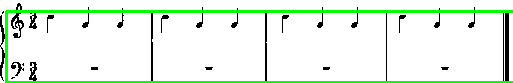
#> input picture bar_line_images/bar_bounding_boxes.png, 513 x 83 px
$ python -i bar_lines_detection.py   (imports and definitions only)
#> lines starting #> are read from the running program, lines starting #| are printed output that depends on the picture; after the words box and inside, x2 and y2 are one past the last pixel; in counts of white or black regions, pixels touching at a corner belong together
import os
import numpy as np
import cv2
from PIL import Image


def bar_detect(processed_image_path, min_bar_height=20):
#> called with min_bar_height = 20
    print(f"Loading processed image from: {processed_image_path}")

    try:
        # Load the processed image
        processed_img = Image.open(processed_image_path).convert('L')  # Convert to grayscale
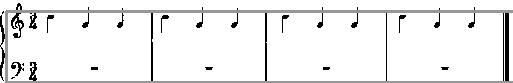
#> processed_img: PIL image 513x83 L; min 0, max 255, mean 237.5
        processed_img_array = np.array(processed_img)
    except Exception as e:
        print(f"Error loading image: {e}")
        return None

    # Create the output folder if it doesn't exist
    output_folder = 'bar_line_images'
    if not os.path.exists(output_folder):
        os.makedirs(output_folder)

    # Convert the grayscale image to a binary image using a threshold
    _, binary_img = cv2.threshold(processed_img_array, 127, 255, cv2.THRESH_BINARY_INV)
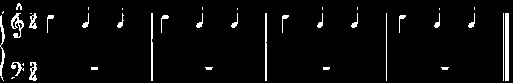
#> binary_img: shape (83, 513); 4.2% white; 39 white regions (12 under 20 px), largest, box (x1, y1, x2, y2) and area: (505, 13, 509, 81) 272, (0, 15, 5, 81) 142, (11, 13, 24, 38) 138

    # Use morphological operations to enhance vertical lines
    vertical_kernel = cv2.getStructuringElement(cv2.MORPH_RECT, (1, 50))  # Kernel for vertical lines
    vertical_lines = cv2.morphologyEx(binary_img, cv2.MORPH_OPEN, vertical_kernel, iterations=1)
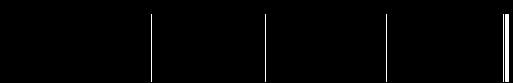
#> vertical_lines: shape (83, 513); 1.3% white; 5 white regions

    # Find contours of the vertical lines
    contours, _ = cv2.findContours(vertical_lines, cv2.RETR_EXTERNAL, cv2.CHAIN_APPROX_SIMPLE)
#> contours = 5 contours, 4 with area under 20; largest, box (x1, y1, x2, y2) and area: (505, 14, 509, 82) 201

    # Create a copy of the original image to draw on
    output_img = cv2.cvtColor(processed_img_array, cv2.COLOR_GRAY2BGR)

    # Store bars grouped by rows
    bar_rows = {}

    for contour in contours:
        x, y, w, h = cv2.boundingRect(contour)

        if h >= min_bar_height:  # Only consider bars taller than min_bar_height
            # Assign bars to row groups based on y-coordinates
            row_key = y // 20  # Grouping bars based on their vertical position
            if row_key not in bar_rows:
                bar_rows[row_key] = []
            bar_rows[row_key].append((x, y, w, h))
#> this loop made 5 passes
#> (contour, x, w) on passes 1 to 5: ([[505, 14], [505, 81], [508, 81], [508, 14]], 505, 4), ([[503, 14], [503, 81]], 503, 1), ([[386, 14], [386, 81]], 386, 1), ([[265, 14], [265, 81]], 265, 1), ([[151, 14], [151, 81]], 151, 1)
#> after the loop, bar_rows = {0: [(505, 14, 4, 68), (503, 14, 1, 68), (386, 14, 1, 68), (265, 14, 1, 68), (151, 14, 1, 68)]}

    # Iterate through each row and find the first and last bar
    for row_key, bars in bar_rows.items():
        bars.sort(key=lambda b: b[0])  # Sort bars by x-coordinates

        if len(bars) >= 2:  # Need at least two bars to form a bounding box
            first_bar = bars[0]
            last_bar = bars[-1]

            # Get bounding box coordinates
            x1, y1, _, h1 = first_bar
            x2, y2, _, h2 = last_bar

            # Create a bounding box from first to last bar
            cv2.rectangle(output_img, (x1, y1), (x2 + 10, max(y1 + h1, y2 + h2)), (0, 255, 0), 2)
#> this loop made 1 pass
#> (row_key, first_bar, last_bar, x1, y1, h1, x2, y2) on pass 1: (0, (151, 14, 1, 68), (505, 14, 4, 68), 151, 14, 68, 505, 14)
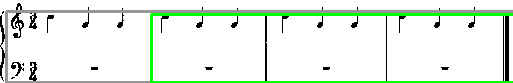
#> output_img: shape (83, 513, 3); mean B, G, R 228.4, 240.5, 228.4

    # Save the output image with bounding boxes
    output_image_path = os.path.join(output_folder, 'bar_bounding_boxes.png')
    cv2.imwrite(output_image_path, output_img)

    print(f"Bounding boxes for first and last bars detected and saved to: {output_image_path}")

    return output_image_path

>>> result = bar_detect('../../bar_line_images/bar_bounding_boxes.png')
